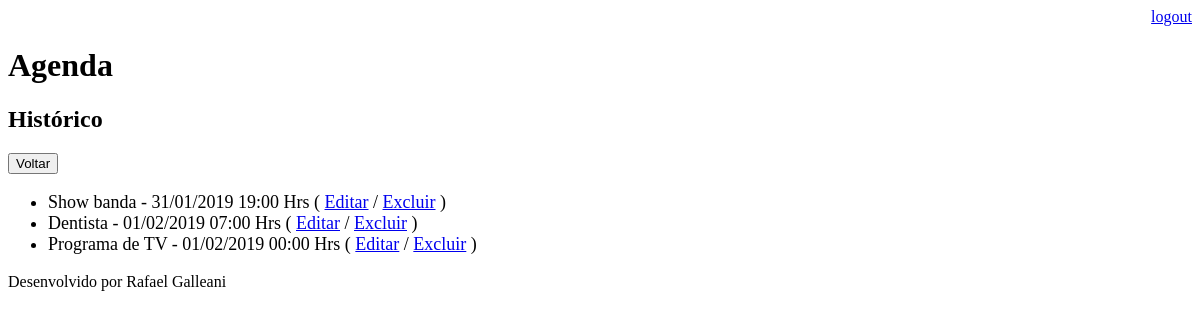
Page /agenda/historico/ (signed in) on the earlier database version.
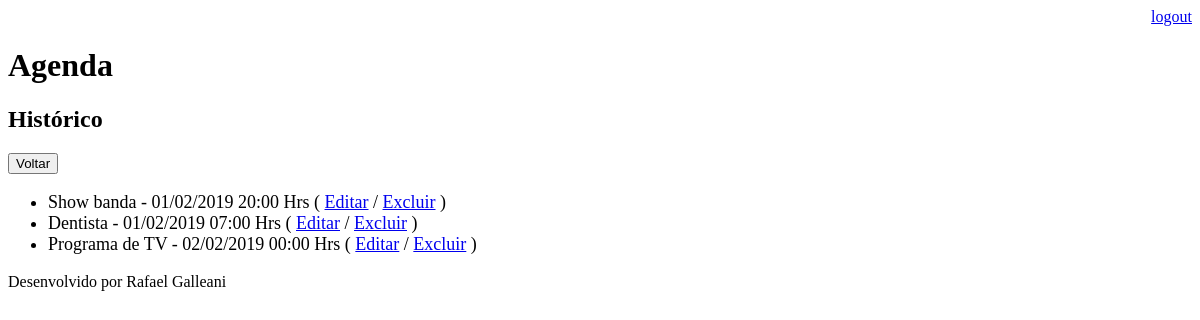
Same page on the later database version.
### core/models.py (models this page shows, shortened)
class Evento(models.Model):
    titulo = models.CharField(max_length=100)
    descricao = models.TextField(blank=True, null=True)
    data_evento = models.DateTimeField(verbose_name='Data do Evento')
    data_criacao = models.DateTimeField(auto_now=True)
    usuario = models.ForeignKey(User, on_delete=models.CASCADE)
    class Meta:
        db_table = 'evento'
    def get_data_evento(self):
        return self.data_evento.strftime('%d/%m/%Y %H:%M Hrs')

### core/views.py (the view)
# urls.py: path('agenda/historico/', views.lista_eventos_historico),
@login_required(login_url='/login/')
def lista_eventos_historico(request):
    usuario = request.user
    data_atual = datetime.now()
    evento = Evento.objects.filter(usuario=usuario,
                                   data_evento__lt=data_atual)
    dados = {'eventos':evento}
    return render(request, 'historico.html', dados)

### templates/historico.html
{% extends "model-page.html" %}
{% block content %}
    <h2>Histórico</h2>
    <a href="../">
        <button type="button">Voltar</button>
    </a>
    <ul style="font-size: 18px">
        {% for evento in eventos %}
            <li>
                <div>
                    {{ evento.titulo }} - {{ evento.get_data_evento }}
                    ( <a href="../evento/?id={{ evento.id }}">Editar</a>
                    / <a href="../evento/delete/{{ evento.id }}/">Excluir</a> )
                </div>
            </li>
        {% endfor %}
    </ul>
{% endblock %}

Differences in the rows shown:
changed Evento "Show banda": get_data_evento "31/01/2019 19:00 Hrs" → "01/02/2019 20:00 Hrs"
changed Evento "Programa de TV": get_data_evento "01/02/2019 00:00 Hrs" → "02/02/2019 00:00 Hrs"
